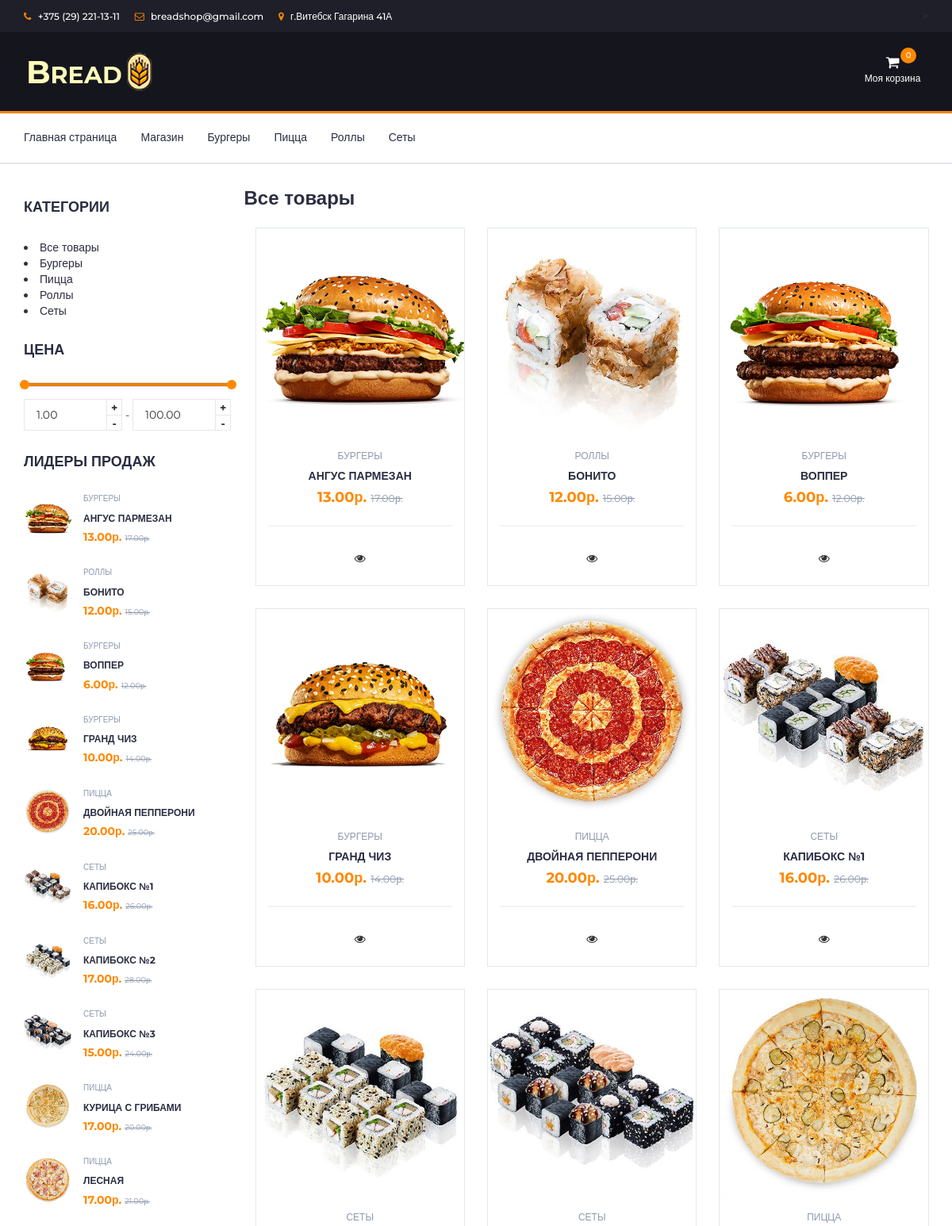
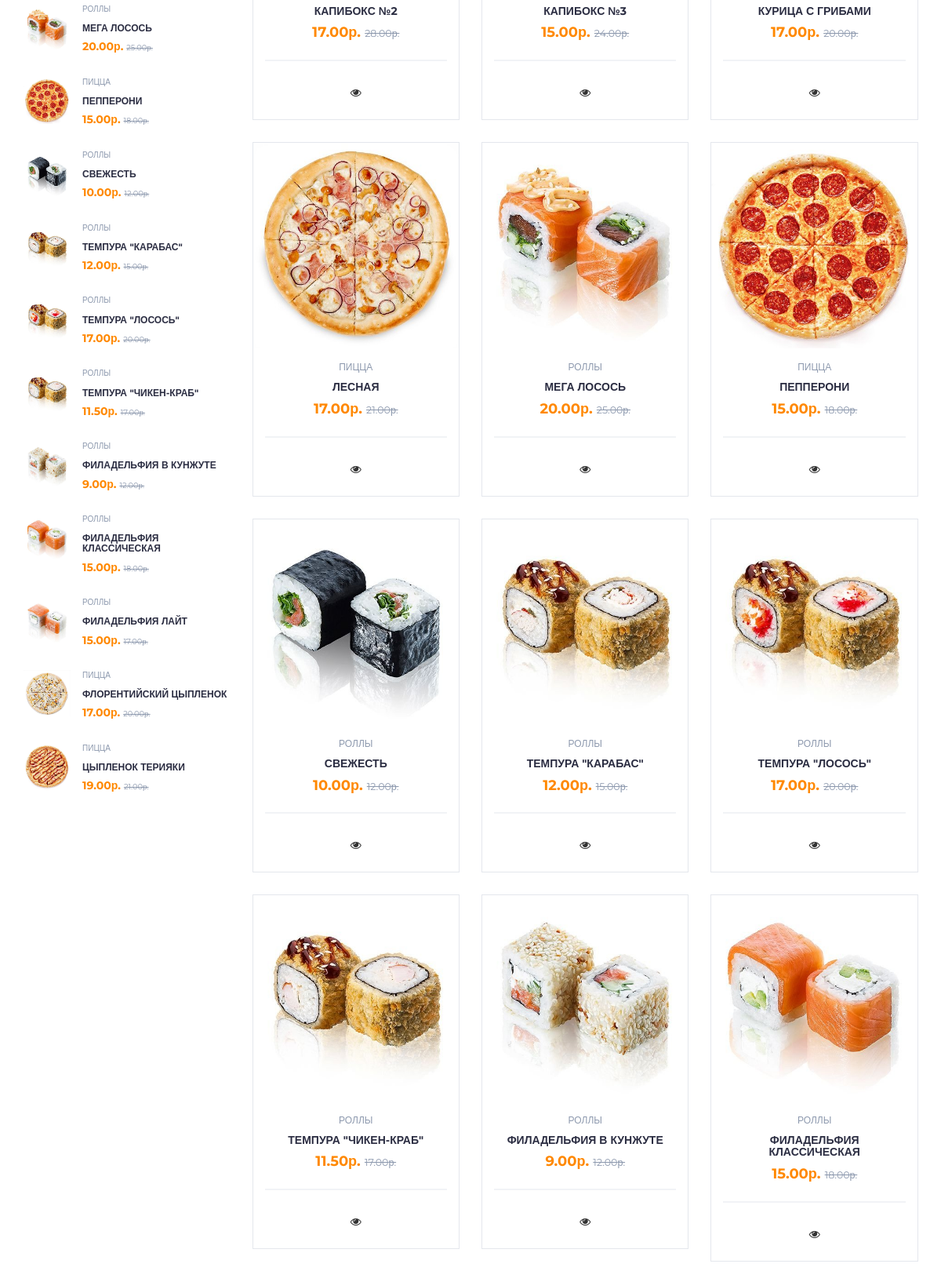
The app's page /store (upper part) with its own data (2 pictures, top to bottom).
### catalog/models.py (models this page shows, shortened)
class Category(models.Model):
    name = models.CharField(max_length=200, db_index=True)
    slug = models.SlugField(max_length=200, db_index=True, unique=True)
    class Meta:
        ordering = ('name',)
        verbose_name = 'Категория'
        verbose_name_plural = 'Категории'
    def get_absolute_url(self):
        return reverse('catalog:product_list_by_category', args=[self.slug])
    def __str__(self):
        return self.name

class Product(models.Model):
    category = models.ForeignKey('Category', on_delete=models.DO_NOTHING, related_name='products')
    name = models.CharField(max_length=200, db_index=True)
    slug = models.SlugField(max_length=200, db_index=True)
    image = models.ImageField(upload_to='./static/image', blank=True)
    description = models.TextField(blank=True)
    price = models.DecimalField(max_digits=10, decimal_places=2)
    price_old = models.DecimalField(max_digits=10, decimal_places=2)
    stock = models.PositiveIntegerField()
    available = models.BooleanField(default=True)
    created = models.DateTimeField(auto_now_add=True)
    updated = models.DateTimeField(auto_now=True)
    class Meta:
        ordering = ('name',)
        index_together = (('id', 'slug'),)
    def get_absolute_url(self):
        return reverse('catalog:product_detail', args=[self.id, self.slug])

### catalog/views.py (the view)
# urls.py: path('store', views.product_list, name='store'),
def product_list(request, category_slug=None):
    category = None
    categories = Category.objects.all()
    products = Product.objects.filter(available=True)
    if category_slug:
        category = get_object_or_404(Category, slug=category_slug)
        products = products.filter(category=category)
    cart = Cart(request)
    cart_product_form = CartAddOneProduct()
    return render(request, 'catalog/store.html', {'title':'Bread | Магазин','cart': cart,'category': category, 'categories': categories, 'products': products, "cart_product_form": cart_product_form})

### cart/forms.py
class CartAddOneProduct(forms.Form):
    update = forms.BooleanField(required=False, initial=False, widget=forms.HiddenInput(attrs={"class":"input-number"}))

### cart/cart.py (called while the page is built)
    def __iter__(self):
        product_ids = self.cart.keys()
        products = Product.objects.filter(id__in=product_ids)
        for product in products:
            self.cart[str(product.id)]['product'] = product
        for item in self.cart.values():
            item['price'] = Decimal(item['price'])
            item['total_price'] = item['price'] * item['quantity']
            yield item

    def len(self):
        return sum(item['quantity'] for item in self.cart.values())

    def get_total_price(self):
        return sum(Decimal(item['price']) * item['quantity'] for item in
                   self.cart.values())

### catalog/templates/catalog/store.html (shortened to what this page needs)
{% extends 'catalog/base.html' %}
{% block content %}
{% load static %}
<div class="section">
	<div class="container">
		<div class="row">
			<div id="aside" class="col-md-3">
				<div class="aside">
					<h3 class="aside-title">Категории</h3>
					<div class="sidebar">
						<li class="selected">
							<a href="{% url 'catalog:store'%}">Все товары</a>
                		</li>
						{% for c in categories %}
						<li {% if category.slug == c.slug %}class="active"{% endif %}>
                    		<a href="{{ c.get_absolute_url }}">{{ c.name }}</a>
                		</li>
						{%endfor%}
					</div>
				</div>
				<div class="aside">
					<h3 class="aside-title">Цена</h3>
					<div class="price-filter">
						<div id="price-slider"></div>
						<div class="input-number price-min">
							<input id="price-min" type="number">
							<span class="qty-up">+</span>
							<span class="qty-down">-</span>
						</div>
						<span>-</span>
						<div class="input-number price-max">
							<input id="price-max" type="number">
							<span class="qty-up">+</span>
							<span class="qty-down">-</span>
						</div>
					</div>
				</div>
				<div class="aside">
					<h3 class="aside-title">Лидеры продаж</h3>
					{% for product in products %}
					<div class="product-widget">
						<div class="product-img">
							<img src="{{product.image.url}}" alt="">
						</div>
						<div class="product-body">
							<p class="product-category">{{product.category}}</p>
							<h3 class="product-name"><a href="{{ product.get_absolute_url }}">{{product.name}}</a></h3>
							<h4 class="product-price">{{product.price}}р. <del class="product-old-price">{{product.price_old}}р.</del></h4>
						</div>
					</div>
				{%endfor%}
				</div>
			</div><h3>{% if category %}{{ category.name }}{% else %}Все товары{% endif %}</h3>
			<div id="store" class="col-md-9">
				<div class="row">
					{% for product in products %}
					<div class="col-md-4 col-xs-6">
						<div class="product">
							<div class="product-img">
								<img src="{{product.image.url}}" alt="">
							</div>
							<div class="product-body">
								<p class="product-category">{{product.category}}</p>
								<h3 class="product-name"><a href="{{ product.get_absolute_url }}">{{product.name}}</a></h3>
								<h4 class="product-price">{{product.price}}р. <del class="product-old-price">{{product.price_old}}р.</del></h4>
								<div class="product-rating">
								</div>
								<div class="product-btns">
									<button onclick="window.location.href = '{{ product.get_absolute_url }}';" class="quick-view"><i class="fa fa-eye"></i><span class="tooltipp">ОПИСАНИЕ</span></button>
								</div>
							</div>
							<div class="add-to-cart">
								<form action="{% url 'cart:cart_add' product.id %}" method="post" >
									<button class="add-to-cart-btn"> В КОРЗИНУ</button>
								</form>
							</div>
						</div>
					</div>
					{% endfor %}
			</div>
		</div>
	</div>
</div>
</div>
{% endblock %}

### catalog/templates/catalog/base.html (shortened to what this page needs)
<!doctype html>
<html lang="ru">
<head>
    {% load static %}
    <link type="text/css" rel="stylesheet" href="{% static 'css/bootstrap.min.css' %}"/>
    <link type="text/css" rel="stylesheet" href="{% static 'css/slick.css' %}"/>
    <link type="text/css" rel="stylesheet" href="{% static 'css/slick-theme.css' %}"/>
    <link type="text/css" rel="stylesheet" href="{% static 'css/nouislider.min.css' %}"/>
    <link rel="stylesheet" href="{% static 'css/font-awesome.min.css' %}">
    <link type="text/css" rel="stylesheet" href="{% static 'css/styleess.css' %}"/>
</head>
<body>
		<header>
			<div id="top-header">
				<div class="container">
					<ul class="header-links pull-left">
						<li><a href="#"><i class="fa fa-phone"></i> +375 (29) 221-13-11 </a></li>
						<li><a href="#"><i class="fa fa-envelope-o"></i> breadshop@gmail.com</a></li>
						<li><a href="#"><i class="fa fa-map-marker"></i> г.Витебск Гагарина 41А </a></li>
					</ul>
					<ul class="header-links pull-right">>
					</ul>
				</div>
			</div>
			<div id="header">
				<div class="container">
					<div class="row">
						<div class="col-md-3">
							<div class="header-logo">
								<a href="{%url 'catalog:home'%}" class="logo">
									<img src="{% static './img/logos.png' %}" alt="">
								</a>
							</div>
						</div>
						<div class="col-md-6">
							<div class="header-search">
							</div>
						</div>
						<div class="col-md-3 clearfix">
							<div class="header-ctn">
								<div class="dropdown">
									<a class="dropdown-toggle" data-toggle="dropdown" aria-expanded="true">
										<i class="fa fa-shopping-cart"></i>
										<span>Моя корзина</span>
										<div class="qty">{{cart.len}}</div>
									</a>
								</div>
							</div>
						</div>
					</div>
				</div>
			</div>
		</header>
		<nav id="navigation">
			<div class="container">
				<div id="responsive-nav">
					<ul class="main-nav nav navbar-nav">
						<li><a href="{% url 'catalog:home' %}">Главная страница</a></li>
						<li><a href="{% url 'catalog:store'%}">Магазин</a></li>
						{% for c in categories %}
						<li {% if category.slug == c.slug %}{% endif %}>
                    		<a href="{{ c.get_absolute_url }}">{{ c.name }}</a>
                		</li>
						{%endfor%}
						</ul>
				</div>
			</div>
		</nav>
		{% block content %} {% endblock %}
</body>
</html>

### records on screen
Category: name "Бургеры"
Category: name "Пицца"
Category: name "Роллы"
Category: name "Сеты"
Product: image (picture), category "БУРГЕРЫ", name "АНГУС ПАРМЕЗАН", price "13.00", price_old "17.00"
Product: image (picture), category "РОЛЛЫ", name "БОНИТО", price "12.00", price_old "15.00"
Product: image (picture), category "БУРГЕРЫ", name "ВОППЕР", price "6.00", price_old "12.00"
Product: image (picture), category "БУРГЕРЫ", name "ГРАНД ЧИЗ", price "10.00", price_old "14.00"
Product: image (picture), category "ПИЦЦА", name "ДВОЙНАЯ ПЕППЕРОНИ", price "20.00", price_old "25.00"
Product: image (picture), category "СЕТЫ", name "КАПИБОКС №1", price "16.00", price_old "26.00"
Product: image (picture), category "СЕТЫ", name "КАПИБОКС №2", price "17.00", price_old "28.00"
Product: image (picture), category "СЕТЫ", name "КАПИБОКС №3", price "15.00", price_old "24.00"
Product: image (picture), category "ПИЦЦА", name "КУРИЦА С ГРИБАМИ", price "17.00", price_old "20.00"
Product: image (picture), category "ПИЦЦА", name "ЛЕСНАЯ", price "17.00", price_old "21.00"
Product: image (picture), category "РОЛЛЫ", name "МЕГА ЛОСОСЬ", price "20.00", price_old "25.00"
Product: image (picture), category "ПИЦЦА", name "ПЕППЕРОНИ", price "15.00", price_old "18.00"
Product: image (picture), category "РОЛЛЫ", name "СВЕЖЕСТЬ", price "10.00", price_old "12.00"
Product: image (picture), category "РОЛЛЫ", name "ТЕМПУРА \"КАРАБАС\"", price "12.00", price_old "15.00"
Product: image (picture), category "РОЛЛЫ", name "ТЕМПУРА \"ЛОСОСЬ\"", price "17.00", price_old "20.00"
Product: image (picture), category "РОЛЛЫ", name "ТЕМПУРА \"ЧИКЕН-КРАБ\"", price "11.50", price_old "17.00"
Product: image (picture), category "РОЛЛЫ", name "ФИЛАДЕЛЬФИЯ В КУНЖУТЕ", price "9.00", price_old "12.00"
Product: image (picture), category "РОЛЛЫ", name "ФИЛАДЕЛЬФИЯ КЛАССИЧЕСКАЯ", price "15.00", price_old "18.00"
Product: image (picture), category "РОЛЛЫ", name "ФИЛАДЕЛЬФИЯ ЛАЙТ", price "15.00", price_old "17.00"
Product: image (picture), category "ПИЦЦА", name "ФЛОРЕНТИЙСКИЙ ЦЫПЛЕНОК", price "17.00", price_old "20.00"
Product: image (picture), category "ПИЦЦА", name "ЦЫПЛЕНОК ТЕРИЯКИ", price "19.00", price_old "21.00"

### other values on screen
{{ cart.len }} "0"
